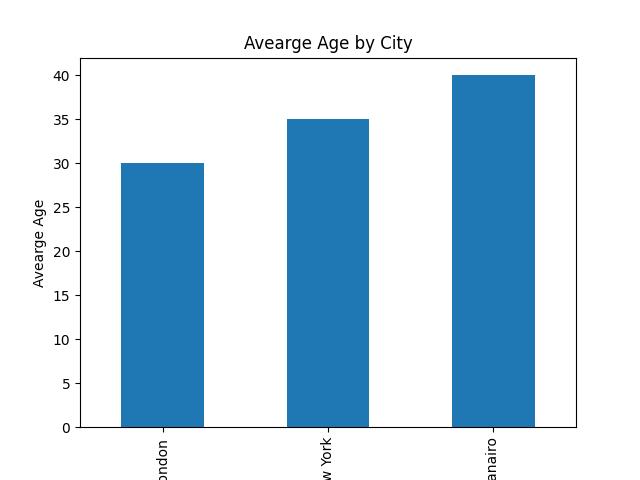

This chart was generated by the following Python code:
import matplotlib.pyplot as plt
import pandas as pd

data = {'Name': ['Alice', 'Bob', 'Charlie'],
        'Age': [35, 30, 40],
        'City': ['New York', 'London', 'Rio de Janairo']}
df = pd.DataFrame(data)

# Plotting a bar chart for Age by City
df.groupby('City')['Age'].mean().plot(kind='bar')
plt.xlabel('City')
plt.ylabel('Avearge Age')
plt.title('Avearge Age by City')
plt.show()
